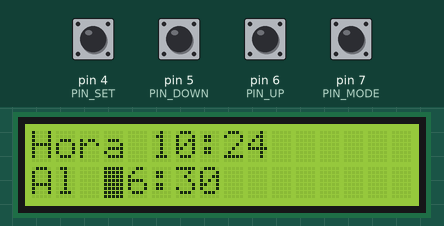
A sketch run on a simulated Arduino Uno, built with avr-gcc and run on an emulated ATmega328P. Parts: 16×2 character LCD. The inputs (shaded band) are chosen by the test bench; at power-on: pin 4 (PIN_SET) HIGH, pin 5 (PIN_DOWN), pin 6 (PIN_UP), pin 7 (PIN_MODE) LOW. The local clock reads 2024-03-15 10:24:30 at power-on unless the sketch sets it; what the sketch prints to the serial monitor is not drawn.

Above: at 2.0 s.
2.1 s: pin 7 (PIN_MODE) pulled HIGH for 1 s
At 2.83 s:
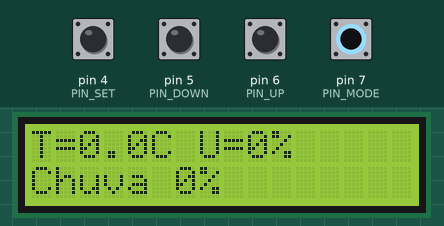
4.6 s: pin 5 (PIN_DOWN) pulled HIGH for 1 s
At 5.4 s:
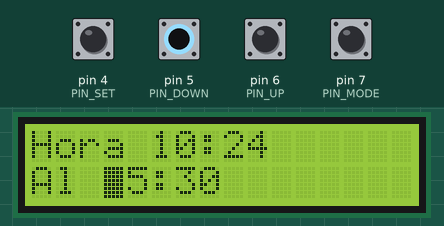
7.1 s: pin 6 (PIN_UP) pulled HIGH for 1 s
At 7.54 s:
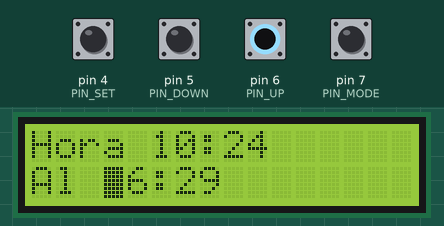
9.6 s: pin 6 (PIN_UP) pulled HIGH for 0.15 s
At 10.97 s:
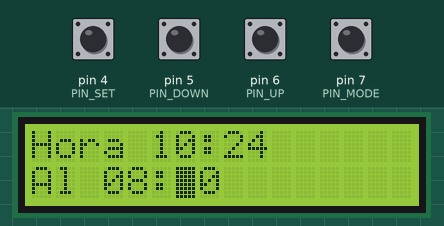
11.3 s: pin 5 (PIN_DOWN) pulled HIGH for 0.15 s
At 11.82 s:
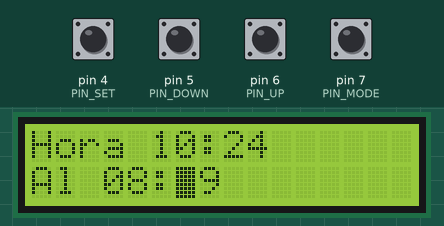
Timing chart, 0 to 14.3 s (numbered marks = the images above; inputs shaded):
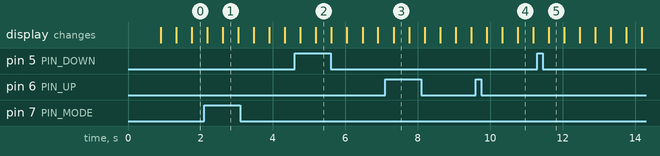

Measured:
- after the input at 2.1 s, the display: first differs from a run without the input after 0.52 s (image 1)
- what the display in image 1 shows lasts 0.4 s, from 2.6 s to 3.0 s

The sketch:

arduino.ino
```cpp
#include <Wire.h>
#include <RTClib.h>
#include <LiquidCrystal_I2C.h>

#define LCD_ADDR 0x27
LiquidCrystal_I2C lcd(LCD_ADDR, 16, 2);
RTC_DS1307 rtc;

/* ---- Botões ---- */
const uint8_t PIN_MODE  = 7;
const uint8_t PIN_UP    = 6;
const uint8_t PIN_DOWN  = 5;
const uint8_t PIN_SET   = 4;

/* ---- Estados ---- */
enum Screen   { CLOCK, METEO } screen = CLOCK;
enum EditStep { NONE, EDIT_HH, EDIT_MM } edit = NONE;

bool isEditing() { return (edit != NONE); }

/* ---- Debounce ---- */
const unsigned long DEBOUNCE = 200;
unsigned long lastBtn = 0;

/* ---- Alarme ---- */
uint8_t alarmHH = 6, alarmMM = 30;
bool alarmFiredToday = false;
unsigned long lastAlarmMillis = 0;

/* ---- Meteo (Serial) ---- */
float tempC = 0;
int   hum   = 0;
int   rainP = 0;

/* ============================ SETUP ================================== */
void setup() {
  Serial.begin(115200);
  Wire.begin();
  lcd.init(); lcd.backlight();
  lcd.print("Iniciando...");
  Serial.println("Iniciando sistema...");

  if (!rtc.begin()) {
    lcd.clear(); lcd.print("RTC erro!");
    Serial.println("Erro: RTC não detectado!");
    while (1);
  }

  // rtc.adjust(DateTime(F(__DATE__), F(__TIME__)));  // use 1x se quiser ajustar

  uint8_t btns[] = {PIN_MODE, PIN_UP, PIN_DOWN, PIN_SET};
  for (uint8_t p : btns) pinMode(p, INPUT);

  delay(800); lcd.clear();
  Serial.println("Sistema pronto.");
}

/* ============================ LOOP =================================== */
void loop() {
  parseSerial();
  handleButtons();
  updateDisplay();
  checkAlarm();
  delay(80);
}

/* ---------------- Serial (T=..;H=..;R=..) ---------------- */
void parseSerial() {
  static char buffer[64];
  static uint8_t idx = 0;

  while (Serial.available()) {
    char c = Serial.read();
    if (c == '\n') {
      buffer[idx] = '\0';
      Serial.print("Recebido: ");
      Serial.println(buffer);

      char* token = strtok(buffer, ";");
      while (token != NULL) {
        if (strncmp(token, "T=", 2) == 0) {
          tempC = atof(token + 2);
        } else if (strncmp(token, "H=", 2) == 0) {
          hum = atoi(token + 2);
        } else if (strncmp(token, "R=", 2) == 0) {
          rainP = atoi(token + 2);
        }
        token = strtok(NULL, ";");
      }

      Serial.print("Dados atualizados => ");
      Serial.print("Temp: "); Serial.print(tempC);
      Serial.print("C | Umidade: "); Serial.print(hum);
      Serial.print("% | Chuva: "); Serial.print(rainP);
      Serial.println("%");

      idx = 0;
    } else {
      if (idx < sizeof(buffer) - 1) {
        buffer[idx++] = c;
      }
    }
  }
}

/* ---------------- Botões ---------------- */
bool pressed(uint8_t pin) {
  return digitalRead(pin) == HIGH;
}

void handleButtons() {
  if (millis() - lastBtn < DEBOUNCE) return;

  if (alarmFiredToday && millis() - lastAlarmMillis < 1000) return;

  if (pressed(PIN_MODE) && !isEditing()) {
    screen = (screen == CLOCK) ? METEO : CLOCK;
    Serial.print("Mudança de tela: ");
    Serial.println(screen == CLOCK ? "CLOCK" : "METEO");
    lastBtn = millis();
  }

  if (pressed(PIN_SET) && screen == CLOCK) {
    if      (edit == NONE)     { edit = EDIT_HH; Serial.println("Edição: Hora do alarme"); }
    else if (edit == EDIT_HH)  { edit = EDIT_MM; Serial.println("Edição: Minuto do alarme"); }
    else                       { edit = NONE; alarmFiredToday = false; Serial.println("Edição finalizada."); }
    lastBtn = millis();
  }

  if (isEditing()) {
    if (pressed(PIN_UP)) {
      if (edit == EDIT_HH) { alarmHH = (alarmHH + 1) % 24; Serial.print("Hora +1: "); Serial.println(alarmHH); }
      if (edit == EDIT_MM) { alarmMM = (alarmMM + 1) % 60; Serial.print("Minuto +1: "); Serial.println(alarmMM); }
      lastBtn = millis();
    }
    if (pressed(PIN_DOWN)) {
      if (edit == EDIT_HH) { alarmHH = (alarmHH + 23) % 24; Serial.print("Hora -1: "); Serial.println(alarmHH); }
      if (edit == EDIT_MM) { alarmMM = (alarmMM + 59) % 60; Serial.print("Minuto -1: "); Serial.println(alarmMM); }
      lastBtn = millis();
    }
  }
}

/* ---------------- Display ---------------- */
void updateDisplay() {
  static unsigned long last = 0;
  if (millis() - last < 400) return;
  last = millis();

  char ln[17];
  DateTime now = rtc.now();

  if (screen == CLOCK) {
    snprintf(ln, sizeof(ln), "Hora %02d:%02d  ", now.hour(), now.minute());
    lcd.setCursor(0,0); lcd.print(ln);

    snprintf(ln, sizeof(ln), "Al %02d:%02d  ", alarmHH, alarmMM);
    lcd.setCursor(0,1); lcd.print(ln);

    if (edit == EDIT_HH)       { lcd.setCursor(3,1); lcd.blink(); }
    else if (edit == EDIT_MM)  { lcd.setCursor(6,1); lcd.blink(); }
    else lcd.noBlink();

  } else {
    lcd.noBlink();
    lcd.setCursor(0, 0);
    lcd.print("T=");
    lcd.print(tempC, 1);  // ← Imprime corretamente 1 casa decimal
    lcd.print("C U=");
    lcd.print(hum);
    lcd.print("%");

    lcd.setCursor(0, 1);
    lcd.print("Chuva ");
    lcd.print(rainP);
    lcd.print("%   ");
  }
}

/* ---------------- Alarme ---------------- */
static int lastAlarmHour   = -1;
static int lastAlarmMinute = -1;

void checkAlarm() {
  if (isEditing()) return;

  DateTime now = rtc.now();

  // Remover a lógica de alarmFiredToday
  // if (now.hour() == 0 && now.minute() == 0 && now.second() == 0)
  //     alarmFiredToday = false;

  // Substituir esse if por verificação de lastAlarmHour/Minute
  if (now.hour() == alarmHH && now.minute() == alarmMM) {
    if (lastAlarmHour != now.hour() || lastAlarmMinute != now.minute()) {
      lastAlarmHour   = now.hour();
      lastAlarmMinute = now.minute();

      // Dispara alarme
      lastAlarmMillis = millis();
      Serial.println("===> Alarme disparado!");

      while (digitalRead(PIN_SET) == LOW) {
        lcd.clear();
        lcd.setCursor(0, 0); lcd.print("** ALARME **");

        char ln[17];
        sprintf(ln, "%02d:%02d ", alarmHH, alarmMM);
        lcd.setCursor(0, 1); lcd.print(ln);
        lcd.print(tempC, 1);
        lcd.print("C");

        delay(300);
        digitalWrite(LED_BUILTIN, HIGH);
        lcd.clear();
        delay(200);
        digitalWrite(LED_BUILTIN, LOW);
      }

      Serial.println("[OK] Alarme interrompido por botão SET.");
      lcd.clear();
      lcd.setCursor(0, 0); lcd.print("Alarme parado!");
      delay(1000);
      edit = NONE;
    }
  } else {
    // Se a hora ou minuto mudar, zera as variáveis
    lastAlarmHour   = -1;
    lastAlarmMinute = -1;
  }
}
```
